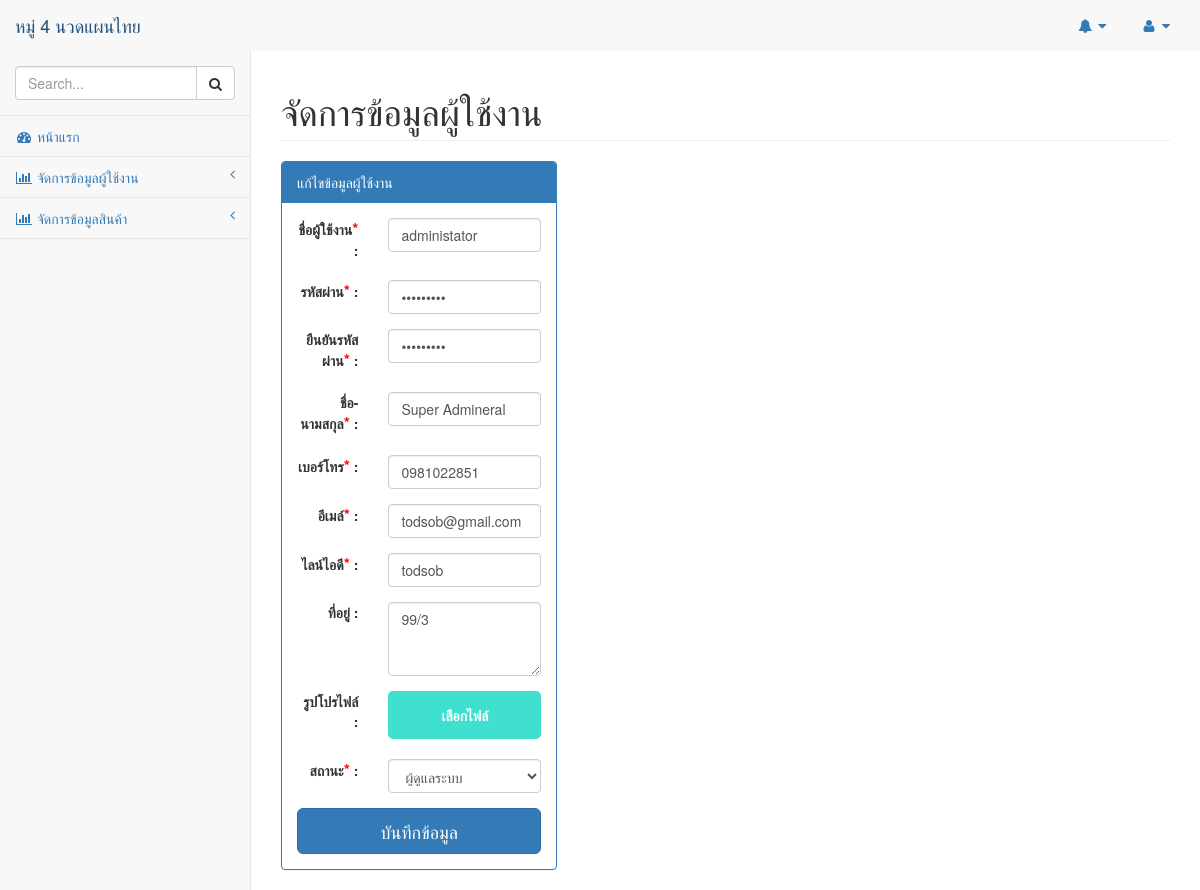
The page /src/pages/edit-user.php?id=1 on the database its author committed.
### tables this page shows
CREATE TABLE `hm_user` (
  `user_id` int(11) NOT NULL,
  `user_name` varchar(50) NOT NULL,
  `user_user` varchar(50) NOT NULL,
  `user_pass` varchar(50) NOT NULL,
  `user_tel` varchar(10) NOT NULL,
  `user_email` varchar(50) NOT NULL,
  `user_line` varchar(50) NOT NULL,
  `user_img` varchar(100) DEFAULT NULL,
  `user_address` varchar(255) NOT NULL,
  `status_id` int(11) NOT NULL
);

### src/components/global-variable.php (called while the page is built)
<?php
    $title = 'หมู่ 4 นวดแผนไทย'
?>

### src/pages/edit-user.php (the view, shortened to what this page needs)
<!DOCTYPE html>
<html lang="en">
<head>
    <link rel="stylesheet" href="../assets/css/style.css">
    <?php
        include('../components/global-variable.php');
        include('../assets/scripts/admin-script.php');
        include('../config/connect-db.php');
        $sql= 'SELECT u.user_id as id, u.user_user as username,u.user_pass as password
            ,u.user_name as name,u.user_tel as tel,u.user_email as email,u.user_line as line
            ,u.user_address as address,u.user_img as image,u.status_id
            FROM hm_user u
            WHERE u.user_id =?';
        if($stmt = $mysqli->prepare($sql)){
            $userId = $_GET['id'];
            $stmt->bind_param('i',$userId);
            $stmt->execute();
            $result  = $stmt->get_result();
            while($rs=$result->fetch_object()){
    ?>
<link rel="stylesheet" type="text/css" href="https://cdn.datatables.net/1.10.19/css/jquery.dataTables.css">
</head>
<body>
    <div id="wrapper">
        <?php include('../components/menu.php'); ?>
        <div id="page-wrapper">
        <div class="row">
                <div class="col-lg-12">
                    <h1 class="page-header">จัดการข้อมูลผู้ใช้งาน</h1>
                </div>
            </div>
            <div class="row">
            <div class="col-md-4">
                    <div class="panel panel-primary">
                        <div class="panel-heading">
                            แก้ไขข้อมูลผู้ใช้งาน
                        </div>
                        <div class="panel-body">
                            <form method="post" action="pages/update-user.php">
                                <div class="form-group row">
                                    <div class="col-md-4 text-right">
                                        <label for="inputUsername">ชื่อผู้ใช้งาน<span class="required">*</span> :</label>
                                    </div>
                                    <div class="col-md-8">
                                        <input type="text" name="username" class="form-control" placeholder='ชื่อผู้ใช้งาน' maxlength='50' value='<?php echo $rs->username ?>' required/>
                                    </div>
                                </div>
                                <div class="form-group row">
                                    <div class="col-md-4 text-right">
                                        <label for="inputPassword">รหัสผ่าน<span class="required">*</span> :</label>
                                    </div>
                                    <div class="col-md-8">
                                        <input type="password" name="password" class="form-control" placeholder='รหัสผ่าน' maxlength='50' value='<?php echo $rs->password ?>' required/>
                                    </div>
                                </div>
                                <div class="form-group row">
                                    <div class="col-md-4 text-right">
                                        <label for="comfirmPassword">ยืนยันรหัสผ่าน<span class="required">*</span> :</label>
                                    </div>
                                    <div class="col-md-8">
                                        <input type="password" class="form-control" placeholder='ยืนยันรหัสผ่าน' maxlength='50' value='<?php echo $rs->password ?>' required/>
                                    </div>
                                </div>
                                <div class="form-group row">
                                    <div class="col-md-4 text-right">
                                        <label for="name">ชื่อ-นามสกุล<span class="required">*</span> :</label>
                                    </div>
                                    <div class="col-md-8">
                                        <input type="text" name="name" class="form-control" placeholder='ชื่อ-นามสกุล' maxlength='50' value='<?php echo $rs->name ?>' required/>
                                    </div>
                                </div>
                                <div class="form-group row">
                                    <div class="col-md-4 text-right">
                                        <label for="tel">เบอร์โทร<span class="required">*</span> :</label>
                                    </div>
                                    <div class="col-md-8">
                                        <input type="text" name="tel" class="form-control" placeholder='เบอร์โทร' maxlength='10' value='<?php echo $rs->tel ?>' required/>
                                    </div>
                                </div>
                                <div class="form-group row">
                                    <div class="col-md-4 text-right">
                                        <label for="email">อีเมล์<span class="required">*</span> :</label>
                                    </div>
                                    <div class="col-md-8">
                                        <input type="text" name="email" class="form-control" placeholder='อีเมล์' maxlength='50' value='<?php echo $rs->email ?>' required/>
                                    </div>
                                </div>
                                <div class="form-group row">
                                    <div class="col-md-4 text-right">
                                        <label for="email">ไลน์ไอดี<span class="required">*</span> :</label>
                                    </div>
                                    <div class="col-md-8">
                                        <input type="text" name="line" class="form-control" placeholder='ไลน์ไอดี' maxlength='50' value='<?php echo $rs->line ?>' required/>
                                    </div>
                                </div>
                                <div class="form-group row">
                                    <div class="col-md-4 text-right">
                                        <label for="address">ที่อยู่ :</label>
                                    </div>
                                    <div class="col-md-8">
                                        <textarea name="address"rows="3" class="form-control" placeholder='ที่อยู่'><?php echo $rs->address ?></textarea>
                                    </div>
                                </div>
                                <div class="form-group row">
                                    <div class="col-md-4 text-right">
                                        <label for="profile">รูปโปรไฟล์ :</label>
                                    </div>
                                    <div class="col-md-8">
                                        <div class="input-file-container">
                                            <label tabindex="0" for="my-file" class="input-file-trigger">เลือกไฟล์</label>
                                        </div>
                                    </div>
                                </div>
                                <div class="form-group row">
                                    <div class="col-md-4 text-right">
                                        <label for="profile">สถานะ<span class="required">*</span> :</label>
                                    </div>
                                    <div class="col-md-8">
                                        <select name="status" id="" class="form-control" required>
                                            <option value="1" <?php echo($rs->status_id == 1?'selected="selected"':'')?>>ผู้ดูแลระบบ</option>
                                        </select>
                                    </div>
                                </div>
                                <div class="row">
                                    <div class="col-md-12">
                                        <button type="submit" class="btn btn-lg btn-block btn-primary" name="update">บันทึกข้อมูล</button>
                                    </div>
                                </div>
                            </form>
                        </div>
                    </div>
                </div>
            </div>
        </div>
    </div>
    <?php
            }
        }
    ?>
</body>
</html>

### src/components/menu.php (shortened to what this page needs)
<nav class="navbar navbar-dark navbar-static-top" role="navigation" style="margin-bottom: 0">
    <div class="navbar-header">
        <a class="navbar-brand" href="index.php"><?php echo $title ?></a>
    </div>
    <ul class="nav navbar-top-links navbar-right">
        <li class="dropdown">
            <a class="dropdown-toggle" data-toggle="dropdown" href="#">
                <i class="fa fa-bell fa-fw"></i> <i class="fa fa-caret-down"></i>
            </a>
        </li>
        <li class="dropdown">
            <a class="dropdown-toggle" data-toggle="dropdown" href="#">
                <i class="fa fa-user fa-fw"></i> <i class="fa fa-caret-down"></i>
            </a>
        </li>
    </ul>
    <div class="navbar-default sidebar" role="navigation">
        <div class="sidebar-nav navbar-collapse">
            <ul class="nav" id="side-menu">
                <li class="sidebar-search">
                    <div class="input-group custom-search-form">
                        <input type="text" class="form-control" placeholder="Search...">
                        <span class="input-group-btn">
                        <button class="btn btn-default" type="button">
                            <i class="fa fa-search"></i>
                        </button>
                    </span>
                    </div>
                </li>
                <li>
                    <a href="pages/admin.php"><i class="fa fa-dashboard fa-fw"></i> หน้าแรก</a>
                </li>
                <li>
                    <a href="#"><i class="fa fa-bar-chart-o fa-fw"></i> จัดการข้อมูลผู้ใช้งาน<span class="fa arrow"></span></a>
                </li>
                <li>
                    <a href="#"><i class="fa fa-bar-chart-o fa-fw"></i> จัดการข้อมูลสินค้า<span class="fa arrow"></span></a>
                </li>
            </ul>
        </div>
    </div>
</nav>

### src/assets/css/style.css (style rules this page uses)
:root { --font-family-base: Superspace; --font-weight-light-base: 300; --font-weight-regular-base: 400; --font-weight-bold-base: 700; --font-size-base: 14px; --blue-color-base: #0069aa; --lightgray-color-base: #f2f2f2; --brown-color-base: #a52a2a; }
body { font-family: var(--font-family-base); font-weight: var(--font-weight-regular-base); font-size: var(--font-size-base); }
.required { color: red; font-size: 16px; }
.input-file-container { position: relative; text-align: center; border-radius: 10px; }
.js .input-file-trigger { display: block; padding: 14px 45px; background: turquoise; color: #fff; font-size: 1em; transition: all .4s; cursor: pointer; border-radius: 5px; }

### rows shown on the page
hm_user: username "administator", name "Super Admineral", tel "0981022851", email "todsob@gmail.com", line "todsob", address "99/3", status "ผู้ดูแลระบบ"
